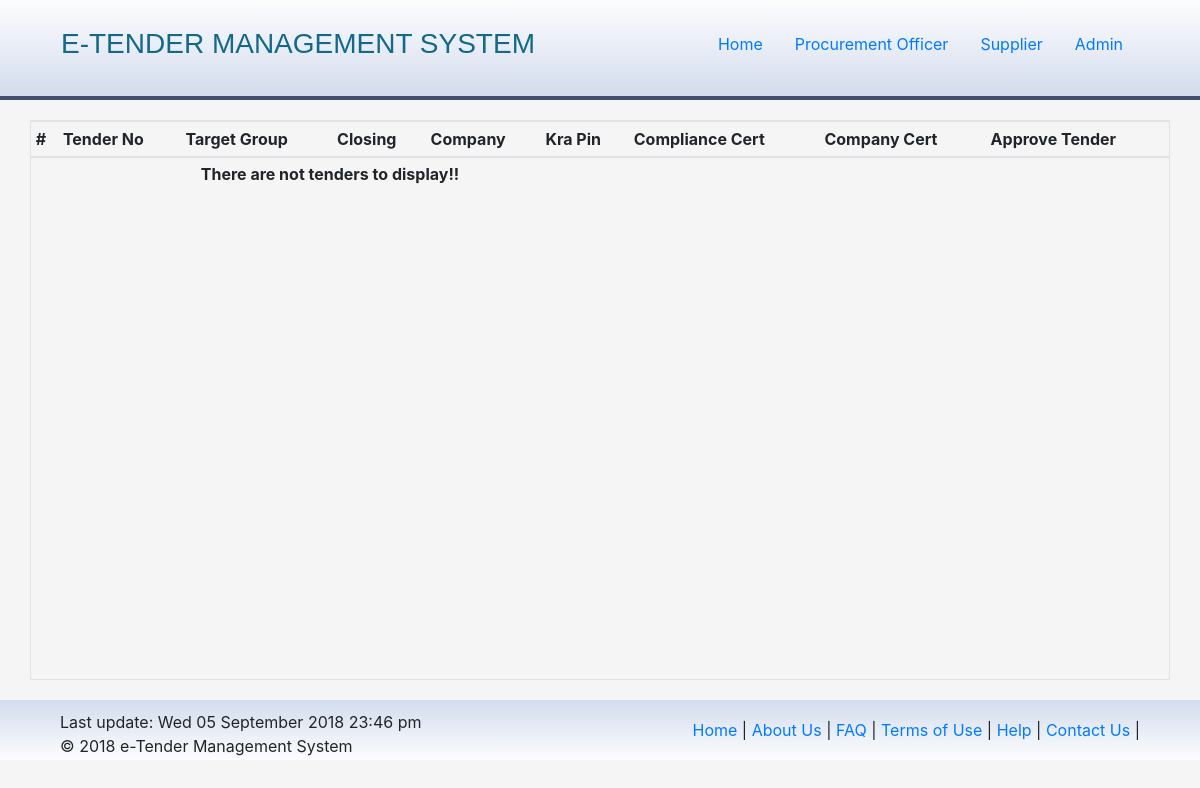
The page /tenderverify.php on the database as committed earlier.
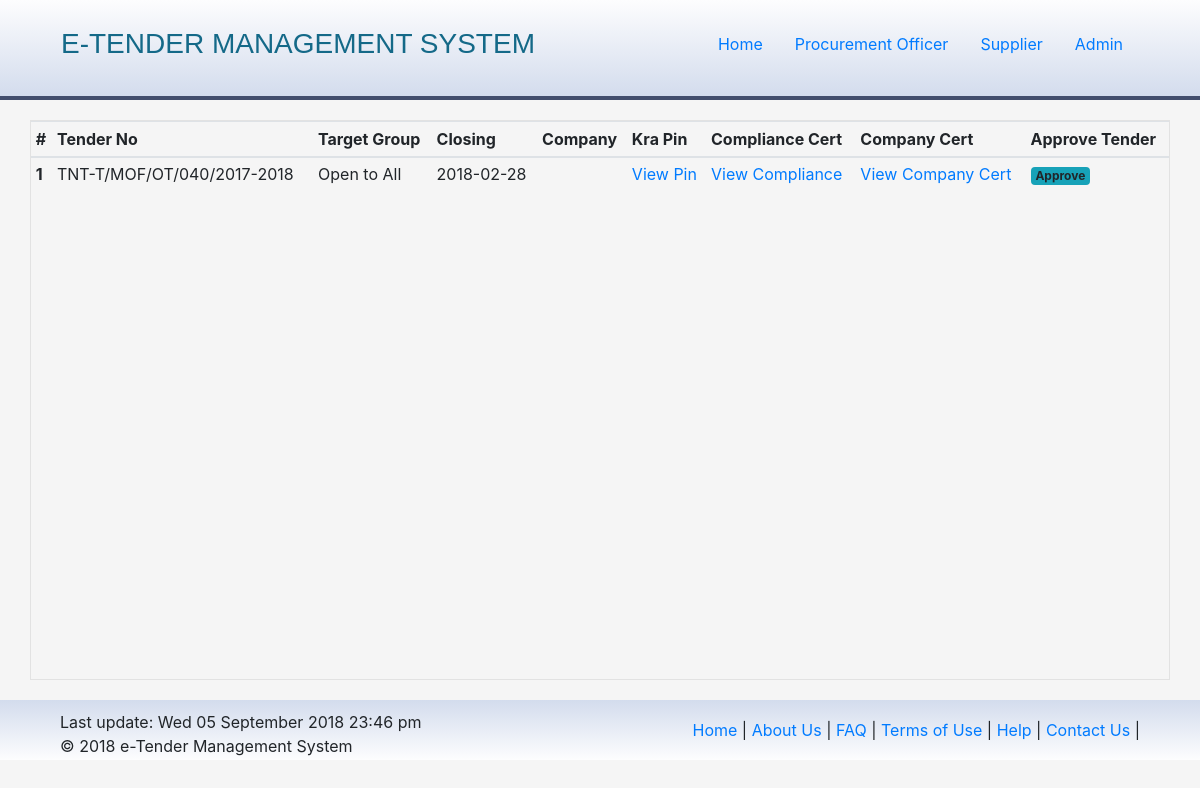
The same page on the database as committed later.
### tables this page shows
CREATE TABLE `tenders_applications` (
  `_id` int(11) NOT NULL,
  `tender` int(11) NOT NULL,
  `company` int(11) NOT NULL,
  `kra` varchar(11) NOT NULL,
  `applyby` int(11) NOT NULL,
  `dateadded` timestamp NOT NULL DEFAULT CURRENT_TIMESTAMP
);

CREATE TABLE `tenders` (
  `_id` int(11) NOT NULL,
  `tender_number` varchar(100) NOT NULL,
  `tender_cat` varchar(50) NOT NULL,
  `tender_type` varchar(50) NOT NULL,
  `tender_security` varchar(50) NOT NULL DEFAULT '0',
  `tender_closing` varchar(100) NOT NULL,
  `tender_desc` text NOT NULL,
  `added_by` varchar(100) NOT NULL,
  `approved` tinyint(1) NOT NULL DEFAULT '0',
  `tender_bids` int(11) NOT NULL,
  `awarded` tinyint(1) NOT NULL,
  `tender_awarded` varchar(100) DEFAULT NULL,
  `bid_amount` int(11) DEFAULT NULL,
  `expired` tinyint(1) NOT NULL DEFAULT '0',
  `dateadded` timestamp NOT NULL DEFAULT CURRENT_TIMESTAMP
);

### tenderverify.php (the view, shortened to what this page needs)
<?php
  include 'include/head.php';
?>
<div class="container body padding0">
  <table class="table table-sm table-hover table-tenders">
    <thead>
      <tr>
        <th scope="col">#</th>
        <th scope="col">Tender No</th>
        <th scope="col">Target Group</th>
        <th scope="col">Closing</th>
        <th scope="col">Company</th>
        <th scope="col">Kra Pin</th>
        <th scope="col">Compliance Cert</th>
        <th scope="col">Company Cert</th>
        <th scope="col">Approve Tender</th>
      </tr>
    </thead>
    <tbody>
      <?php
        $sql = "SELECT * FROM tenders_applications";
        $query = mysqli_query($db, $sql);
        if (mysqli_num_rows($query) < 1) {
          echo "<tr>
                  <th colspan='6' class='text-center'>There are not tenders to display!!</th>
                </tr>";
        }
        $count = 0;
        while ($row = mysqli_fetch_assoc($query)) {
          $t_id = $row['tender'];
          $c_id = $row['company'];
          $t_approved = $row['approved'];
          $comp = mysqli_query($db, "SELECT * FROM suppliers WHERE _id='$c_id'");
          $company = mysqli_fetch_assoc($comp);
          $c_name = $company['company_name'];
          $tend = mysqli_query($db, "SELECT * FROM tenders WHERE _id='$t_id'");
          $tender = mysqli_fetch_assoc($tend);
          $t_num = $tender['tender_number'];
          $t_cat = $tender['tender_cat'];
          $t_closing = $tender['tender_closing'];
          $count++;
          switch ($t_cat) {
            case 'oa':
              $category = "Open to All";
              break;
          }
          if ($t_approved == 1) {
            $btn = "<span class='text-success'>Approved</span>";
          } else if($t_approved > 1) {
            $btn = "<span class='text-danger'>Denied</span>";
          } else {
            $btn = "<a data-toggle='modal' data-target='#approveModal' class='badge badge-info'>Approve</a>";
          }
          echo "
            <tr class='t-row'>
              <th scope='row'>$count</th>
              <td>$t_num</td>
              <td>$category</td>
              <td>$t_closing</td>
              <td>$c_name</td>
              <td><a href='#'>View Pin</a></td>
              <td><a href='#'>View Compliance</a></td>
              <td><a href='#'>View Company Cert</a></td>
              <td>$btn</td>
            </tr>
          ";
        }
      ?>
    </tbody>
  </table>
<?php
  include 'include/footer.php';
?>

Rows that differ between the two databases and show on the page:
added tenders_applications: tenders.tender_number "TNT-T/MOF/OT/040/2017-2018", tenders.tender_cat "Open to All", tenders.tender_closing "2018-02-28"
Other text that changed with them:
text no longer shown: "There are not tenders to display!!"
